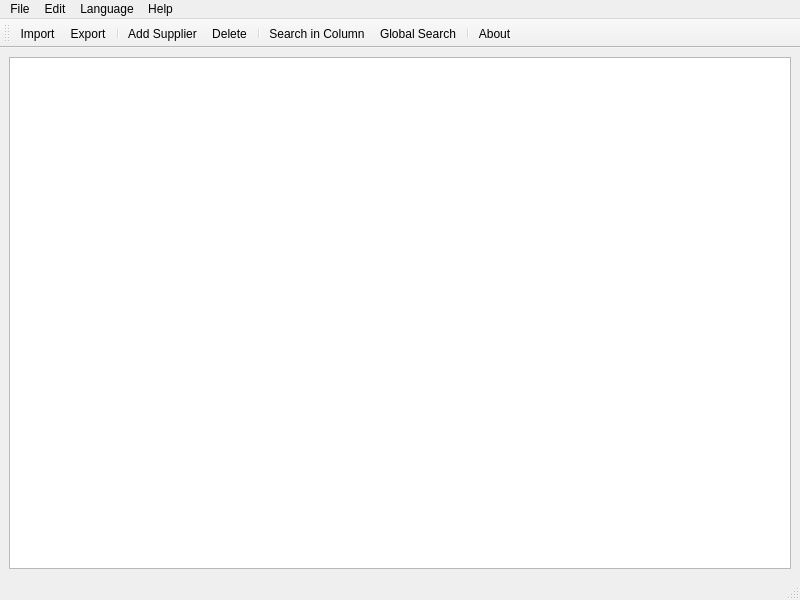
<?xml version="1.0" encoding="UTF-8"?>
<ui version="4.0">
 <class>SupplierManagementSystem</class>
 <widget class="QMainWindow" name="SupplierManagementSystem">
  <property name="geometry">
   <rect>
    <x>0</x>
    <y>0</y>
    <width>800</width>
    <height>600</height>
   </rect>
  </property>
  <property name="windowTitle">
   <string>Ventilation Equipment Suppliers Management System</string>
  </property>
  <widget class="QWidget" name="centralwidget">
   <layout class="QVBoxLayout" name="verticalLayout">
    <item>
     <widget class="QTableView" name="suppliersTableView">
      <property name="selectionBehavior">
       <enum>QAbstractItemView::SelectRows</enum>
      </property>
     </widget>
    </item>
   </layout>
  </widget>
  <widget class="QMenuBar" name="menubar">
   <property name="geometry">
    <rect>
     <x>0</x>
     <y>0</y>
     <width>800</width>
     <height>21</height>
    </rect>
   </property>
   <widget class="QMenu" name="menuFile">
    <property name="title">
     <string>File</string>
    </property>
    <addaction name="actionImport"/>
    <addaction name="actionExport"/>
   </widget>
   <widget class="QMenu" name="menuEdit">
    <property name="title">
     <string>Edit</string>
    </property>
    <addaction name="actionAddSupplier"/>
    <addaction name="actionDelete"/>
    <addaction name="separator"/>
    <addaction name="actionSearchInColumn"/>
    <addaction name="actionGlobalSearch"/>
   </widget>
   <widget class="QMenu" name="menuLanguage">
    <property name="title">
     <string>Language</string>
    </property>
    <addaction name="actionRussian"/>
    <addaction name="actionEnglish"/>
    <addaction name="actionRomanian"/>
   </widget>
   <widget class="QMenu" name="menuHelp">
    <property name="title">
     <string>Help</string>
    </property>
    <addaction name="actionAbout"/>
   </widget>
   <addaction name="menuFile"/>
   <addaction name="menuEdit"/>
   <addaction name="menuLanguage"/>
   <addaction name="menuHelp"/>
  </widget>
  <widget class="QToolBar" name="toolBar">
   <property name="windowTitle">
    <string>toolBar</string>
   </property>
   <attribute name="toolBarArea">
    <enum>TopToolBarArea</enum>
   </attribute>
   <attribute name="toolBarBreak">
    <bool>false</bool>
   </attribute>
   <addaction name="actionImport"/>
   <addaction name="actionExport"/>
   <addaction name="separator"/>
   <addaction name="actionAddSupplier"/>
   <addaction name="actionDelete"/>
   <addaction name="separator"/>
   <addaction name="actionSearchInColumn"/>
   <addaction name="actionGlobalSearch"/>
   <addaction name="separator"/>
   <addaction name="actionAbout"/>
  </widget>
  <widget class="QStatusBar" name="statusbar"/>
  <action name="actionImport">
   <property name="text">
    <string>Import</string>
   </property>
  </action>
  <action name="actionExport">
   <property name="text">
    <string>Export</string>
   </property>
  </action>
  <action name="actionAddSupplier">
   <property name="text">
    <string>Add Supplier</string>
   </property>
  </action>
  <action name="actionDelete">
   <property name="text">
    <string>Delete</string>
   </property>
  </action>
  <action name="actionSearchInColumn">
   <property name="text">
    <string>Search in Column</string>
   </property>
  </action>
  <action name="actionGlobalSearch">
   <property name="text">
    <string>Global Search</string>
   </property>
  </action>
  <action name="actionAbout">
   <property name="text">
    <string>About</string>
   </property>
  </action>
  <action name="actionRussian">
   <property name="text">
    <string>Russian</string>
   </property>
  </action>
  <action name="actionEnglish">
   <property name="text">
    <string>English</string>
   </property>
  </action>
  <action name="actionRomanian">
   <property name="text">
    <string>Romanian</string>
   </property>
  </action>
 </widget>
 <resources/>
 <connections/>
</ui> 
